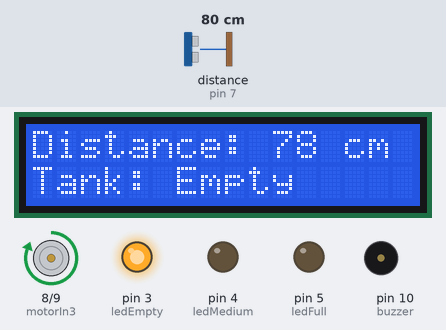
Recording of a sketch running on a simulated Arduino Uno, built with avr-gcc and run on an emulated ATmega328P. Parts: 16×2 character LCD, motor-driver pin pairs drawn as motors (green arrow = first pin HIGH = forward, orange = second pin HIGH = backward, longer = more drive), output pins drawn as LEDs (lit = HIGH), buzzer (waves = sounding, pin HIGH). Wiring (inferred from the names in the program): ultrasonic range finder: trigger pin 6; echo pin 7. The test bench sets the inputs (shaded band); at power-on: distance to the obstacle (sensor on pin 7) 80 cm. The echo pulse lasts 58.3 µs per cm; pins used as bus, display or sensor lines are not drawn.

Above: at 3.2 s.
3.3 s: distance to the obstacle (sensor on pin 7) set to 13 cm
At 4.4 s:
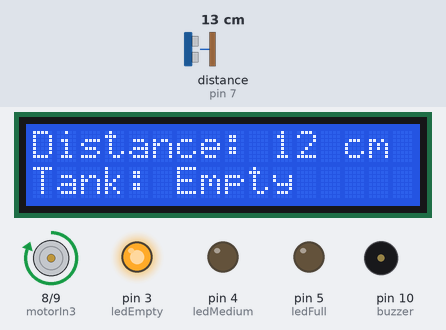
5.6 s: distance to the obstacle (sensor on pin 7) set to 10 cm
At 6.9 s:
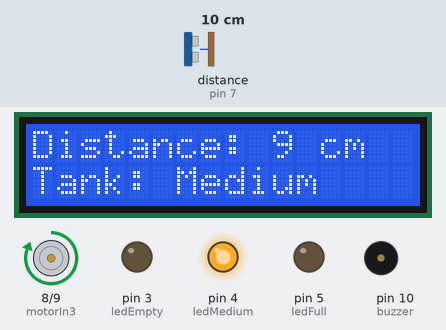
7.7 s: distance to the obstacle (sensor on pin 7) set to 2 cm
At 9.3 s:
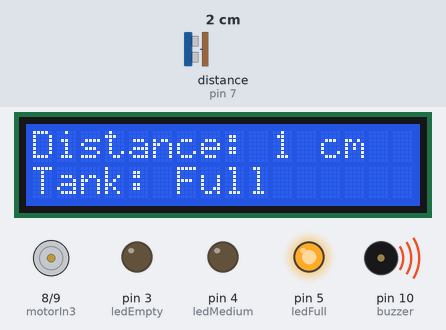
9.7 s: distance to the obstacle (sensor on pin 7) set to 4 cm
At 11.3 s:
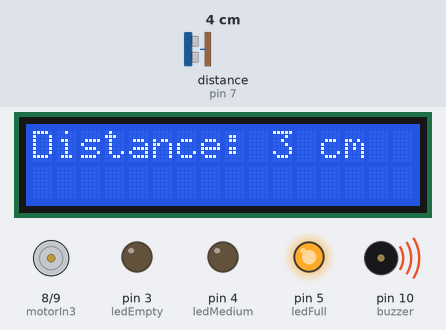
Timing chart, 0 to 12.8 s (numbered marks = the images above; inputs shaded):
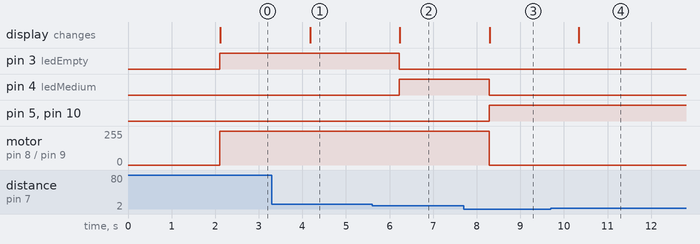

The sketch:

code.ino
```cpp
#include <Wire.h>
#include <LiquidCrystal_I2C.h>

LiquidCrystal_I2C lcd(0x27, 16, 2);

const int trigPin = 6;
const int echoPin = 7;

const int ledEmpty = 3;
const int ledMedium = 4;
const int ledFull = 5;

const int buzzer = 10;
const int motorIn3 = 8;
const int motorIn4 = 9;

long duration;
int distance;
bool pumpStatus = false;

void setup() {
  lcd.init();
  lcd.backlight();

  pinMode(trigPin, OUTPUT);
  pinMode(echoPin, INPUT);

  pinMode(ledEmpty, OUTPUT);
  pinMode(ledMedium, OUTPUT);
  pinMode(ledFull, OUTPUT);
  pinMode(buzzer, OUTPUT);

  pinMode(motorIn3, OUTPUT);
  pinMode(motorIn4, OUTPUT);

  digitalWrite(ledEmpty, LOW);
  digitalWrite(ledMedium, LOW);
  digitalWrite(ledFull, LOW);
  digitalWrite(buzzer, LOW);
  digitalWrite(motorIn3, LOW);
  digitalWrite(motorIn4, LOW);

  pumpStatus = false;

  lcd.setCursor(0, 0);
  lcd.print("Water Level Sys");
  delay(2000);
}

void loop() {
  digitalWrite(trigPin, LOW);
  delayMicroseconds(2);
  digitalWrite(trigPin, HIGH);
  delayMicroseconds(10);
  digitalWrite(trigPin, LOW);

  duration = pulseIn(echoPin, HIGH);
  distance = duration * 0.034 / 2;

  lcd.clear();
  lcd.setCursor(0, 0);
  lcd.print("Distance: ");
  lcd.print(distance);
  lcd.print(" cm");

  if (distance > 10) {
    digitalWrite(ledEmpty, HIGH);
    digitalWrite(ledMedium, LOW);
    digitalWrite(ledFull, LOW);
    digitalWrite(buzzer, LOW);
    turnPumpOn();
    lcd.setCursor(0, 1);
    lcd.print("Tank: Empty");
  } else if (distance > 3 && distance <= 10) {
    digitalWrite(ledEmpty, LOW);
    digitalWrite(ledMedium, HIGH);
    digitalWrite(ledFull, LOW);
    digitalWrite(buzzer, LOW);
    turnPumpOn();
    lcd.setCursor(0, 1);
    lcd.print("Tank: Medium");
  } else if (distance <= 2) {
    digitalWrite(ledEmpty, LOW);
    digitalWrite(ledMedium, LOW);
    digitalWrite(ledFull, HIGH);
    digitalWrite(buzzer, HIGH);
    turnPumpOff();
    lcd.setCursor(0, 1);
    lcd.print("Tank: Full");
  }

  delay(1000);
}

void turnPumpOn() {
  if (!pumpStatus) {
    digitalWrite(motorIn3, HIGH);
    digitalWrite(motorIn4, LOW);
    pumpStatus = true;
  }
}

void turnPumpOff() {
  if (pumpStatus) {
    digitalWrite(motorIn3, LOW);
    digitalWrite(motorIn4, LOW);
    pumpStatus = false;
  }
}
```

Measured:
- the behaviour switches between 12 and 11 cm on distance to the obstacle (sensor on pin 7) (found by bisection; images 1 and 2)
- after the input at 3.3 s, the display: changes after 0.88 s (image 1)
- after the input at 5.6 s, pin 3 (ledEmpty): HIGH → LOW after 0.62 s; pin 4 (ledMedium): LOW → HIGH after 0.62 s; the display: changes after 0.64 s (image 2)
- after the input at 7.7 s, pin 4 (ledMedium): HIGH → LOW after 0.58 s; pin 5 (ledFull), pin 10 (buzzer): LOW → HIGH after 0.58 s; motor on pin 8 (motorIn3) / pin 9 (motorIn4): forward 255/255 → stopped after 0.58 s; the display: changes after 0.59 s (image 3)
- after the input at 9.7 s, the display: changes after 0.64 s (image 4)
